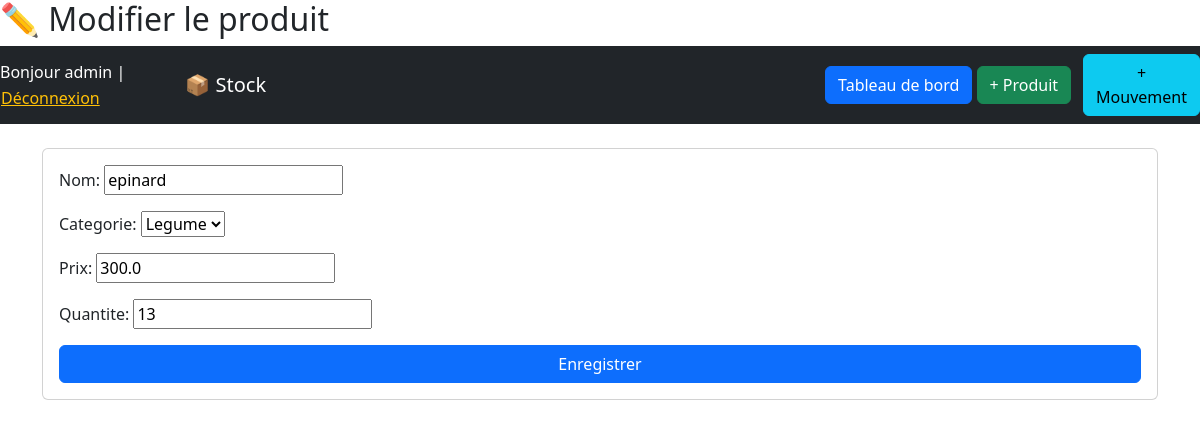
Page /produits/modifier/6/ (signed in) on the committed database.
### stock/models.py (models this page shows, shortened)
class Produit(models.Model):
    nom = models.CharField(max_length=100)
    prix = models.FloatField()
    quantite = models.IntegerField()
    categorie = models.ForeignKey(
        Categorie,
        on_delete=models.CASCADE,
        related_name="produits"
    )

class Categorie(models.Model):
    nom = models.CharField(max_length=100)
    def __str__(self):
        return self.nom

### stock/views.py (the view)
# urls.py: path('produits/modifier/<int:id>/', modifier_produit, name='modifier_produit'),
@login_required
def modifier_produit(request, id):
    produit = get_object_or_404(Produit, id=id)
    if request.method == 'POST':
        form = ProduitForm(request.POST, instance=produit)
        if form.is_valid():
            form.save()
            return redirect('liste_produits')
    else:
        form = ProduitForm(instance=produit)
    return render(request, 'stock/modifier_produit.html', {
        'form': form
    })

### stock/forms.py
class ProduitForm(forms.ModelForm):
    class Meta:
        model = Produit
        fields = ['nom', 'categorie', 'prix', 'quantite']

### stock/templates/stock/modifier_produit.html (shortened to what this page needs)
<!DOCTYPE html>
<html>
<head>
</head>
<body>
<h2>✏️ Modifier le produit</h2>
{% extends 'stock/base.html' %}
{% block content %}
<form method="post" class="card card-body">
    {{ form.as_p }}
    <button class="btn btn-primary">Enregistrer</button>
</form>
{% endblock %}

### stock/templates/stock/base.html (shortened to what this page needs)
<!DOCTYPE html>
<html lang="fr">
<head>
    <link href="https://cdn.jsdelivr.net/npm/bootstrap@5.3.2/dist/css/bootstrap.min.css" rel="stylesheet">
</head>
<body>
<nav class="navbar navbar-dark bg-dark navbar-expand-lg">
    <div class="text-white">
    Bonjour {{ user.username }} |
   <form method="post" action="{% url 'logout' %}" style="display:inline;">
    <button type="submit" class="btn btn-link text-warning p-0">
        Déconnexion
    </button>
</form>
</div>
    <div class="container">
        <a class="navbar-brand" href="{% url 'liste_produits' %}">📦 Stock</a>
        <div>
            <a class="btn btn-primary" href="{% url 'dashboard' %}">Tableau de bord</a>
            <a class="btn btn-success" href="{% url 'ajouter_produit' %}">+ Produit</a>
        </div>
    </div>
    <a class="btn btn-info" href="{% url 'ajouter_mouvement' %}">+ Mouvement</a>
</nav>
<div class="container mt-4">
    {% block content %}{% endblock %}
</div>
</body>
</html>

### rows in the picture
Produit: nom "epinard", categorie "Legume", prix "300.0", quantite "13"

### other values in the picture
{{ user.username }} "admin"
